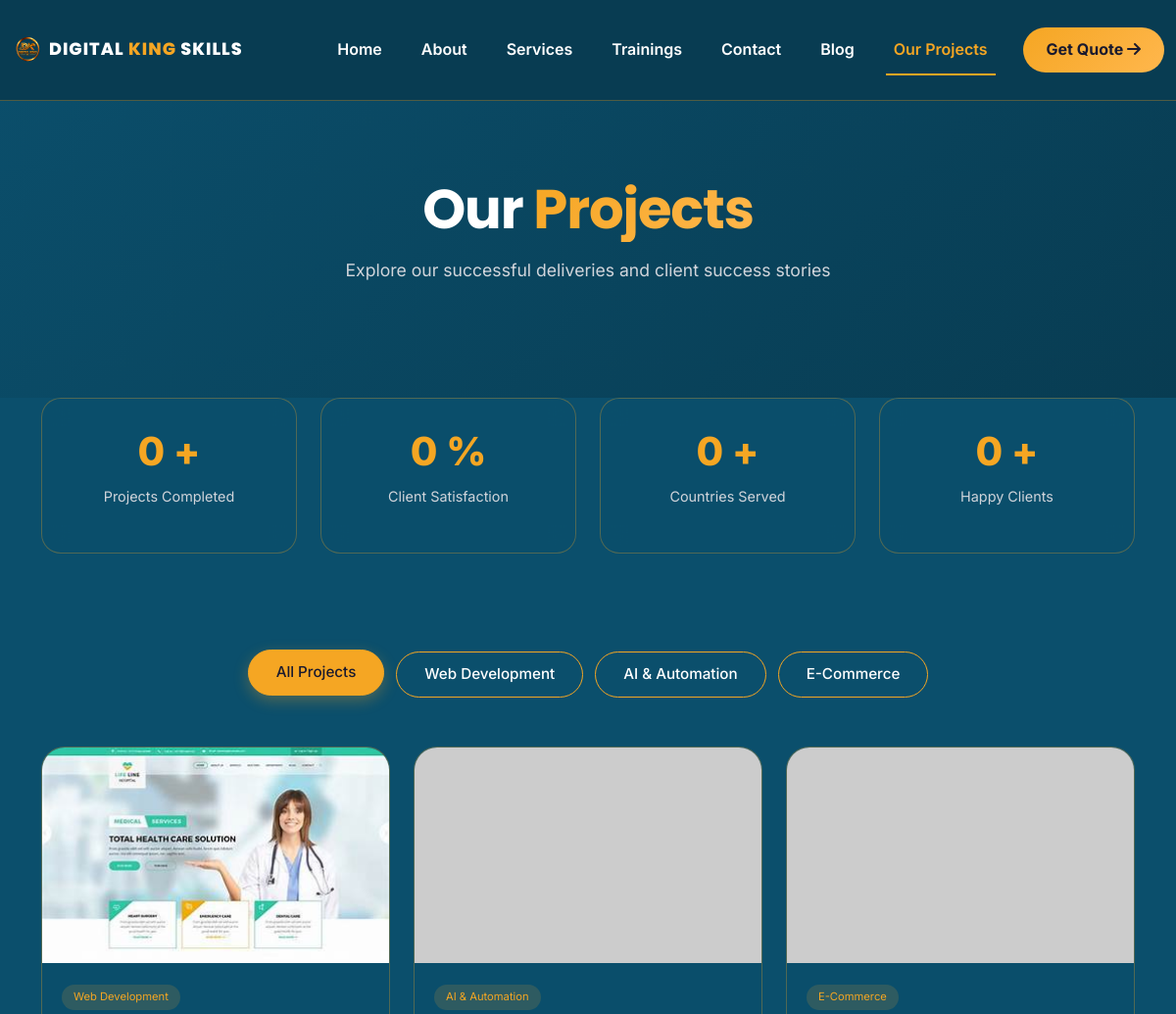
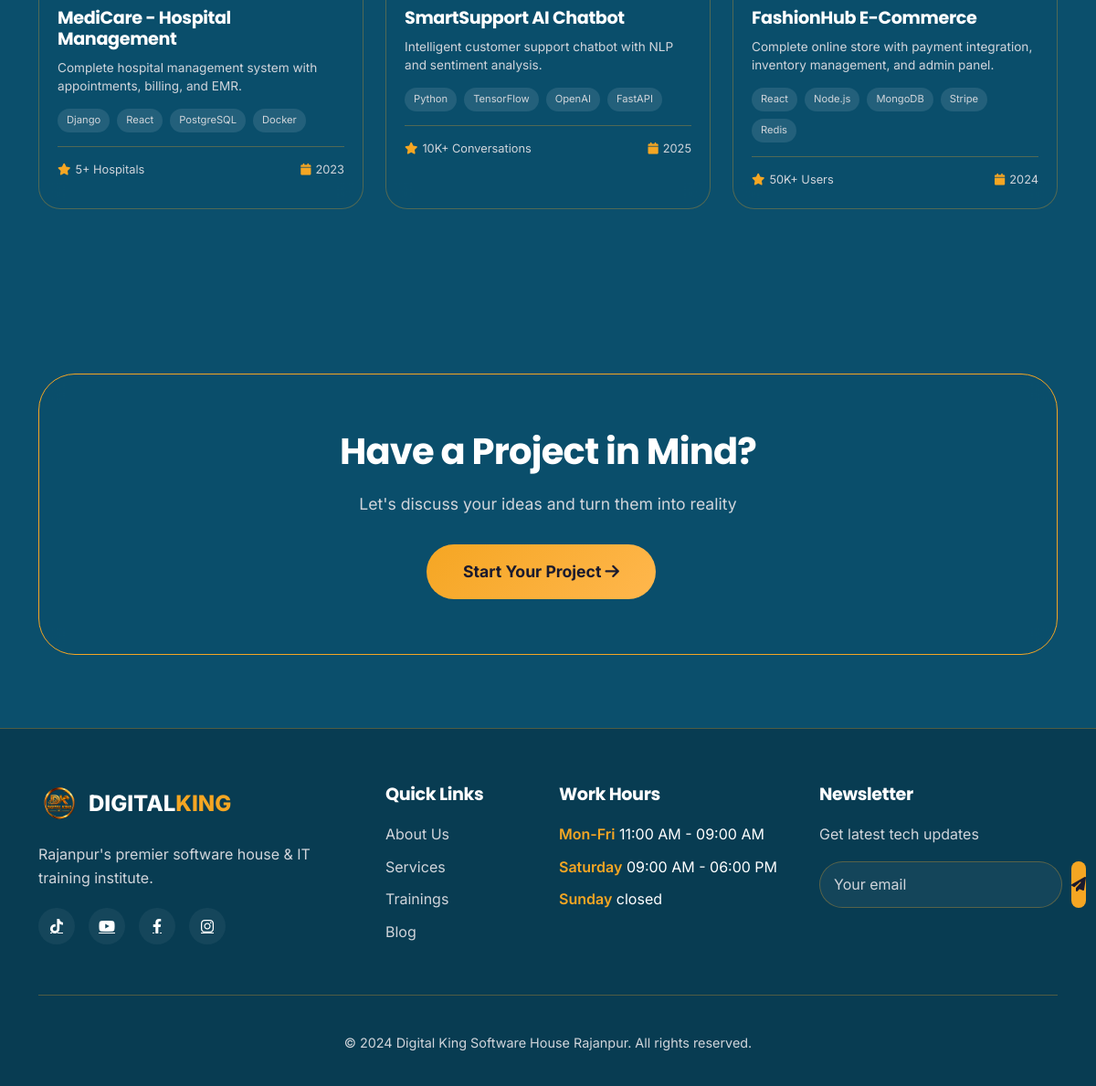
/projects/, run on the app's committed database (2 pictures, top to bottom).
### apps/main/models.py (models this page shows, shortened)
class SiteStat(models.Model):
    label = models.CharField(max_length=50)           # e.g., "Projects Completed"
    value = models.CharField(max_length=20)           # e.g., "150+"
    suffix = models.CharField(max_length=10, blank=True, null=True)  # +, %, etc.
    icon = models.CharField(max_length=50, default='fa-check')
    order = models.PositiveIntegerField(default=0)
    is_active = models.BooleanField(default=True)
    class Meta:
        ordering = ['order']
        verbose_name = 'Site Stat'
        verbose_name_plural = 'Site Stats'

class ProjectCategory(models.Model):
    name = models.CharField(max_length=50, unique=True)
    slug = models.SlugField(unique=True)
    order = models.PositiveIntegerField(default=0)
    class Meta:
        ordering = ['order', 'name']
        verbose_name = 'Project Category'
        verbose_name_plural = 'Project Categories'

class Project(models.Model):
    title = models.CharField(max_length=100)
    category = models.ForeignKey(ProjectCategory, on_delete=models.CASCADE, related_name='projects')
    slug = models.SlugField(unique=True,null=True,blank=True)
    description = models.TextField()
    short_description = models.TextField(help_text="Short text for card view")
    image = models.ImageField(upload_to='projects/', blank=True, null=True)
    tech_stack = models.JSONField(default=list, help_text="Technologies: ['React', 'Node.js']")
    stats = models.JSONField(default=dict, help_text='{"users": "50K+", "label": "Users"}')
    year = models.PositiveIntegerField(default=2024)
    is_featured = models.BooleanField(default=False, help_text="Show on home page")
    is_active = models.BooleanField(default=True)
    order = models.PositiveIntegerField(default=0)
    created_at = models.DateTimeField(auto_now_add=True)
    class Meta:
        ordering = ['order', '-created_at']
        verbose_name = 'Project'
        verbose_name_plural = 'Projects'
    def get_absolute_url(self):
        return reverse('project_detail', kwargs={'slug': self.slug})
    @property
    def tech_list(self):
        if isinstance(self.tech_stack, list):
            return self.tech_stack
        return []
    @property
    def stat_display(self):
        if isinstance(self.stats, dict):
            return self.stats
        return {"value": "N/A", "label": "N/A"}

class SocialLink(models.Model):
    PLATFORM_CHOICES = [
        ('facebook', 'Facebook'),
        ('linkedin', 'LinkedIn'),
        ('instagram', 'Instagram'),
        ('twitter', 'Twitter'),
        ('youtube', 'YouTube'),
        ('tiktok', 'TikTok'),
        ('whatsapp', 'WhatsApp'),
    ]
    platform = models.CharField(max_length=20, choices=PLATFORM_CHOICES)
    url = models.URLField()
    icon = models.CharField(max_length=50, default='fa-facebook-f')
    order = models.PositiveIntegerField(default=0)
    is_active = models.BooleanField(default=True)
    class Meta:
        ordering = ['order']
    @property
    def icon_class(self):
        icon_map = {
            'facebook': 'fab fa-facebook-f',
            'linkedin': 'fab fa-linkedin-in',
            'instagram': 'fab fa-instagram',
            'twitter': 'fab fa-twitter',
            'youtube': 'fab fa-youtube',
            'tiktok': 'fab fa-tiktok',
            'whatsapp': 'fab fa-whatsapp',
        }
        return icon_map.get(self.platform, 'fas fa-link')

class WorkHour(models.Model):
    DAY_CHOICES = [
        ('Mon-Fri', 'Monday - Friday'),
        ('Saturday', 'Saturday'),
        ('Sunday', 'Sunday'),
    ]
    day = models.CharField(max_length=20, choices=DAY_CHOICES, unique=True)
    start_time = models.TimeField()
    end_time = models.TimeField()
    is_closed = models.BooleanField(default=False)
    class Meta:
        ordering = ['id']
        verbose_name = 'Work Hour'
        verbose_name_plural = 'Work Hours'
    @property
    def formatted_hours(self):
        if self.is_closed:
            return "Closed"
        return f"{self.start_time.strftime('%I:%M %p')} - {self.end_time.strftime('%I:%M %p')}"

### apps/main/views.py (the view)
# urls.py: path('projects/', views.projects, name='projects'),
def projects(request):
    categories = ProjectCategory.objects.all()
    all_projects = Project.objects.filter(is_active=True)
    site_stats = SiteStat.objects.filter(is_active=True)
    return render(request, 'projects.html', {
        'categories': categories,
        'projects': all_projects,
        'site_stats': site_stats,
    })

### apps/main/context_processor.py (called while the page is built)
def work_hours(request):
    return {
        'work_hours': WorkHour.objects.all()
    }

def site_settings(request):
    contact_info = ContactInfo.objects.filter(is_active=True).first()
    social_links = SocialLink.objects.filter(is_active=True)
    return {
        'work_hours': WorkHour.objects.all(),
        'contact_info': contact_info,
        'social_links': social_links,
    }

### templates/projects.html (shortened to what this page needs)
{% extends "base.html" %}
{% load static %}
{% block content %}
<section class="page-hero">
    <div class="container">
        <h1 data-aos="fade-up">Our <span class="gradient-text">Projects</span></h1>
        <p data-aos="fade-up" data-aos-delay="100">Explore our successful deliveries and client success stories</p>
    </div>
</section>
<section class="section-padding" style="padding-top: 0;">
    <div class="container">
        <div class="row g-4">
            {% for stat in site_stats %}
            <div class="col-md-3 col-6" data-aos="fade-up" data-aos-delay="{{ forloop.counter|add:0 }}00">
                <div class="counter-box">
                    <div class="number">
                        <span class="project-counter" data-target="{{ stat.value|cut:'+'|cut:'%'|cut:'K'|cut:'M' }}">0</span>
                        {{ stat.suffix|default:'' }}
                    </div>
                    <p>{{ stat.label }}</p>
                </div>
            </div>
            {% endfor %}
        </div>
    </div>
</section>
<section class="section-padding" style="padding-top: 0;">
    <div class="container">
        <div class="project-filter" data-aos="fade-up">
            <button class="filter-btn active" data-filter="all">All Projects</button>
            {% for category in categories %}
                <button class="filter-btn" data-filter="{{ category.slug }}">{{ category.name }}</button>
            {% empty %}
                <button class="filter-btn" data-filter="web">Web Development</button>
                <button class="filter-btn" data-filter="mobile">Mobile Apps</button>
                <button class="filter-btn" data-filter="ai">AI & Automation</button>
                <button class="filter-btn" data-filter="ecommerce">E-Commerce</button>
            {% endfor %}
        </div>
        <div class="row g-4 projects-container" data-aos="fade-up">
            {% for project in projects %}
            <div class="col-lg-4 col-md-6 project-item" data-category="{{ project.category.slug }}">
                <div class="project-card">
                    <div class="project-img">
                        {% if project.image %}
                            <img src="{{ project.image.url }}" alt="{{ project.title }}">
                        {% else %}
                            <img src="https://placehold.co/600x400/083C52/F5A623?text={{ project.title|urlencode }}" alt="{{ project.title }}">
                        {% endif %}
                    </div>
                    <div class="project-content">
                        <span class="project-category">{{ project.category.name }}</span>
                        <h3>{{ project.title }}</h3>
                        <p>{{ project.short_description }}</p>
                        <div class="project-tech">
                            {% for tech in project.tech_list %}
                                <span>{{ tech }}</span>
                            {% endfor %}
                        </div>
                        <div class="project-stats">
                            <div class="stat">
                                <i class="fas fa-star"></i>
                                {% with stat=project.stat_display %}
                                    {{ stat.value }} {{ stat.label }}
                                {% endwith %}
                            </div>
                            <div class="stat"><i class="fas fa-calendar"></i> {{ project.year }}</div>
                        </div>
                    </div>
                </div>
            </div>
            {% empty %}
            <div class="col-12 text-center">
                <p>No projects found. Add projects from admin panel.</p>
            </div>
            {% endfor %}
        </div>
    </div>
</section>
<section class="cta-section">
    <div class="container">
        <div class="cta-glass-card" data-aos="zoom-in">
            <h2>Have a Project in Mind?</h2>
            <p>Let's discuss your ideas and turn them into reality</p>
            <a href="{% url 'contact' %}" class="btn-primary-glow btn-large">Start Your Project <i class="fas fa-arrow-right"></i></a>
        </div>
    </div>
</section>
{% endblock %}

### templates/base.html (shortened to what this page needs)
{% load static %}
<!DOCTYPE html>
<html lang="en">
<head>
    <link href="https://cdn.jsdelivr.net/npm/bootstrap@5.3.0/dist/css/bootstrap.min.css" rel="stylesheet">
    <link rel="stylesheet" href="https://cdnjs.cloudflare.com/ajax/libs/font-awesome/6.4.0/css/all.min.css">
    <link href="https://unpkg.com/aos@2.3.1/dist/aos.css" rel="stylesheet">
    <link rel="stylesheet" href="{% static 'css/styles.css' %}">
    <link rel="stylesheet" href="{% static 'css/back-image.css' %}">
    <link rel="stylesheet" href="{% static 'css/login.css' %}">
</head>
<body>
    {% block navbar %}
    <nav class="navbar navbar-expand-lg fixed-top" id="mainNav">
    <div class="container  ">
        <a class="navbar-brand" href="{% url 'home' %}">
            <div class="logo-wrapper">
                <img src="{% static 'images/logo4.png' %}" alt="Digital King Logo" class="logo-img" style="border-radius: 12px;">
                <span class="brand-text">DIGITAL <span class="brand-highlight">KING</span> SKILLS</span>
            </div>
        </a>
        <div class="collapse navbar-collapse d-none d-lg-flex" id="navbarNav">
            <ul class="navbar-nav ms-auto">
                <li class="nav-item"><a class="nav-link {% if request.resolver_match.url_name == 'home' %}active{% endif %}" href="{% url 'home' %}">Home</a></li>
                <li class="nav-item"><a class="nav-link {% if request.resolver_match.url_name == 'about' %}active{% endif %}" href="{% url 'about' %}">About</a></li>
                <li class="nav-item"><a class="nav-link {% if request.resolver_match.url_name == 'services' %}active{% endif %}" href="{% url 'services' %}">Services</a></li>
                <li class="nav-item"><a class="nav-link {% if request.resolver_match.url_name == 'training' %}active{% endif %}" href="{% url 'training' %}">Trainings</a></li>
                <li class="nav-item"><a class="nav-link {% if request.resolver_match.url_name == 'contact' %}active{% endif %}" href="{% url 'contact' %}">Contact</a></li>
                <li class="nav-item"><a class="nav-link {% if request.resolver_match.url_name == 'blog' %}active{% endif %}" href="{% url 'blog' %}">Blog</a></li>
                <li class="nav-item"><a class="nav-link {% if request.resolver_match.url_name == 'projects' %}active{% endif %}" href="{% url 'projects' %}">Our Projects</a></li>
            </ul>
            <a href="{% url 'contact' %}" class="btn-glow ms-lg-3">Get Quote <i class="fas fa-arrow-right"></i></a>
        </div>
    </div>
</nav>
    {% endblock %}
    {% block content %}{% endblock %}
    {% block footer %}
    <footer class="footer">
        <div class="container">
            <div class="row g-4">
                <div class="col-lg-4">
                    <div class="footer-logo">
                         <img src="{% static 'images/logo4.png' %}" alt="Logo" style="border-radius: 10px; height: 45px;">
                        <span>DIGITAL<span>KING</span></span>
                    </div>
                    <p>Rajanpur's premier software house & IT training institute.</p>
<div class="social-links">
    {% for link in social_links %}
        <a href="{{ link.url }}" target="_blank" title="{{ link.platform|title }}">
            <i class="{{ link.icon_class }}"></i>
        </a>
    {% empty %}
        <a href="#"><i class="fab fa-facebook-f"></i></a>
        <a href="#"><i class="fab fa-linkedin-in"></i></a>
        <a href="#"><i class="fab fa-instagram"></i></a>
        <a href="#"><i class="fab fa-twitter"></i></a>
    {% endfor %}
</div>
                </div>
                <div class="col-lg-2 col-md-6">
                    <h4>Quick Links</h4>
                    <ul>
                        <li><a href="{% url 'about' %}">About Us</a></li>
                        <li><a href="{% url 'services' %}">Services</a></li>
                        <li><a href="{% url 'training' %}">Trainings</a></li>
                        <li><a href="{% url 'blog' %}">Blog</a></li>
                    </ul>
                </div>
                <div class="col-lg-3 col-md-6">
                    <h4>Work Hours</h4>
                    <ul class="hours-list">
                       {% for wh in work_hours %}
                        <li><span>{{wh.day}}</span>
                             {% if wh.is_closed %}
                             closed
                             {% else %}
                             {{wh.formatted_hours}}
                             {% endif %}
                            </li>
                         {% empty %}
                      <li><span>Mon-Fri:</span> 9:00 AM - 8:00 PM</li>
                       <li><span>Saturday:</span> 10:00 AM - 4:00 PM</li>
                       <li><span>Sunday:</span> Closed</li>
                 {% endfor %}
                    </ul>
                </div>
                <div class="col-lg-3">
                    <h4>Newsletter</h4>
                    <p>Get latest tech updates</p>
                    <div class="newsletter-form">
                        <input type="email" placeholder="Your email">
                        <button><i class="fas fa-paper-plane"></i></button>
                    </div>
                </div>
            </div>
            <div class="footer-bottom">
                <p>&copy; 2024 Digital King Software House Rajanpur. All rights reserved.</p>
            </div>
        </div>
    </footer>
    {% endblock %}
</body>
</html>

### static/css/login.css (style rules this page uses)
.logo-img { height: 45px; width: auto; }

### templates/base.html (style rules this page uses)
html, body { overflow-x: hidden !important; max-width: 100vw; }
#mainNav > .container, #mainNav > .container-fluid { display: flex !important; flex-wrap: nowrap !important; justify-content: space-between !important; align-items: center !important; padding: 8px 12px !important; max-width: 100% !important; width: 100% !important; position: relative !important; }
#mainNav .navbar-brand { display: flex !important; align-items: center !important; margin: 0 !important; padding: 0 !important; width: auto !important; max-width: none !important; flex: 0 0 auto !important; min-width: 0 !important; }
#mainNav .logo-wrapper { display: flex !important; align-items: center !important; gap: 6px !important; min-width: 0 !important; width: auto !important; }
#mainNav .logo-img, #mainNav .navbar-brand img { height: 32px !important; width: auto !important; flex-shrink: 0 !important; display: block !important; border-radius: 8px !important; }
#mainNav .brand-text { font-weight: 800 !important; white-space: nowrap !important; display: inline-block !important; line-height: 1.2 !important; color: var(--text-white) !important; vertical-align: middle !important; max-width: none !important; overflow: visible !important; text-overflow: clip !important; }
#mainNav .brand-highlight { color: var(--gold-primary) !important; }
@media (min-width: 1200px) { #mainNav .brand-text { font-size: 1.1rem !important; } }
body:not(.home-page) #mainNav { background: var(--teal-dark) !important; border-bottom: 1px solid var(--glass-border); }

### data on the page
SiteStat: suffix "+", label "Projects Completed"
SiteStat: suffix "%", label "Client Satisfaction"
SiteStat: suffix "+", label "Countries Served"
SiteStat: suffix "+", label "Happy Clients"
ProjectCategory: name "Web Development"
ProjectCategory: name "AI & Automation"
ProjectCategory: name "E-Commerce"
Project: image (picture), category.name "Web Development", title "MediCare - Hospital Management", short_description "Complete hospital management system with appointments, billing, and EMR.", tech_list "Django" "React" "PostgreSQL" "Docker", stat_display.value "5+", stat_display.label "Hospitals", year "2023"
Project: category.name "AI & Automation", title "SmartSupport AI Chatbot", short_description "Intelligent customer support chatbot with NLP and sentiment analysis.", tech_list "Python" "TensorFlow" "OpenAI" "FastAPI", stat_display.value "10K+", stat_display.label "Conversations", year "2025"
Project: category.name "E-Commerce", title "FashionHub E-Commerce", short_description "Complete online store with payment integration, inventory management, and admin panel.", tech_list "React" "Node.js" "MongoDB" "Stripe" "Redis", stat_display.value "50K+", stat_display.label "Users", year "2024"
WorkHour: day "Mon-Fri", formatted_hours "11:00 AM - 09:00 AM"
WorkHour: day "Saturday", formatted_hours "09:00 AM - 06:00 PM"
WorkHour: day "Sunday", is_closed "closed"
